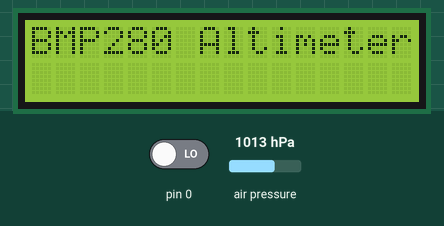
This sketch was run on a simulated Arduino Uno, built with avr-gcc and run on an emulated ATmega328P. Shown: 16×2 character LCD. The test bench sets the inputs (shaded band); at power-on: pin 0 LOW, air pressure 1013 hPa.

Above: at 3.2 s.
3.3 s: pin 0 driven HIGH
At 5.7 s:
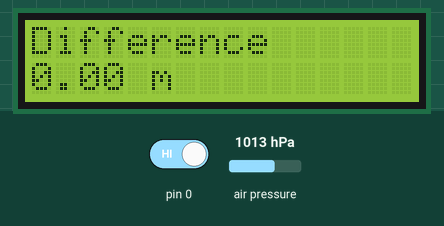
At 15.5 s:
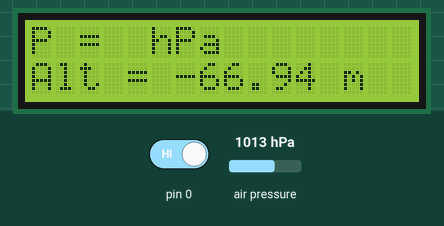
Timing chart, 0 to 17.0 s (numbered marks = the images above; inputs shaded):
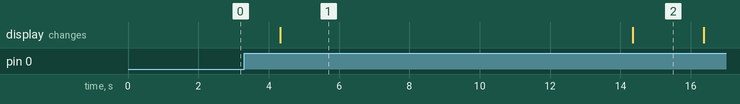

The sketch:

BMP_with_LCD.ino
```cpp
#include <Wire.h> // Library for I2C communication
#include <LiquidCrystal_I2C.h> // Library for LCD
// Wiring: SDA pin is connected to A4 and SCL pin to A5.
// Connect to LCD via I2C, default address 0x27 (A0-A2 not jumpered)
LiquidCrystal_I2C lcd = LiquidCrystal_I2C(0x27, 16, 2); // Change to (0x27,16,2) for 16x2 LCD.
#include <SPI.h>
#include <Adafruit_BMP280.h>

Adafruit_BMP280 bmp; // use I2C interface
Adafruit_Sensor *bmp_temp = bmp.getTemperatureSensor();
Adafruit_Sensor *bmp_pressure = bmp.getPressureSensor();

const int pinA = 2;
const int pinB = 3;
float A, B, C;
unsigned long previousMillis = 0;
const long interval1 = 1000;
const long interval2 = 10000;


void setup()
{
  pinMode(pinA, INPUT);
  pinMode(pinB, INPUT);
  // Initiate the LCD:
  lcd.init();
  lcd.backlight();
  lcd.clear();
  lcd.setCursor(0, 0);
  lcd.print("BMP280 Altimeter");

  if (!bmp.begin(0x76))
  {
    lcd.clear();
    lcd.setCursor(0, 0);
    lcd.print("BMP280 Not Found");
    while (1) delay(10);
  }
  delay(2000);
  /* Default settings from datasheet. */
  bmp.setSampling(Adafruit_BMP280::MODE_NORMAL,     /* Operating Mode. */
                  Adafruit_BMP280::SAMPLING_X2,     /* Temp. oversampling */
                  Adafruit_BMP280::SAMPLING_X16,    /* Pressure oversampling */
                  Adafruit_BMP280::FILTER_X16,      /* Filtering. */
                  Adafruit_BMP280::STANDBY_MS_500); /* Standby time. */

  bmp_temp->printSensorDetails();

}

void loop()
{


//    sensors_event_t temp_event, pressure_event;
//  bmp_temp->getEvent(&temp_event);
//  bmp_pressure->getEvent(&pressure_event);
  if ((digitalRead(pinA == HIGH)) && (digitalRead(pinB == HIGH)))
{
  lcd.setCursor(0, 0);

    lcd.print("P = ");
   // lcd.print(bmp.readPresssure());
    lcd.println(" hPa  ");

    lcd.setCursor(0, 1);
    lcd.print("Alt = ");
    lcd.print(bmp.readAltitude(1005)); /* Adjusted to local forecast! */
    lcd.print(" m");

    delay(1000);
  }


  if (digitalRead(pinA == LOW))
{
  A = bmp.readAltitude(1005);
  delay(1000);
  }
  if (digitalRead(pinB == LOW))
{
  B = bmp.readAltitude(1005);
    C = B - A;
    lcd.clear();
    lcd.setCursor(0, 0);
    lcd.print("Difference");
    lcd.setCursor(0, 1);
    lcd.print(C);
    lcd.print(" m");
    delay(10000);
  }
}
```

Measured:
- after the input at 3.3 s, the display: changes after 1.0 s (image 1)
- what the display in image 1 shows lasts 10.1 s, from 4.3 s to 14.4 s
